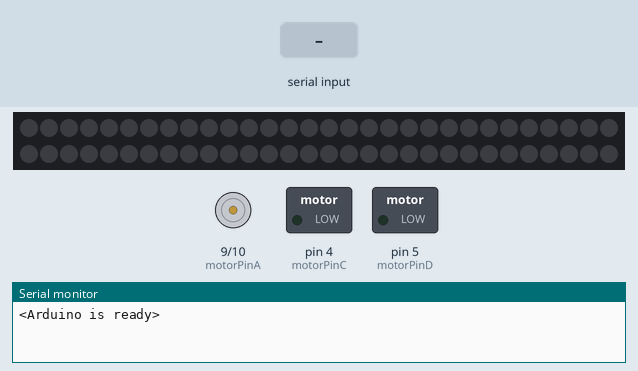
This sketch was run on a simulated Arduino Uno, built with avr-gcc and run on an emulated ATmega328P. Parts: 60 RGB LEDs in strip order, left to right, continuing on the next row, motor-driver pin pairs drawn as motors (green arrow = first pin HIGH = forward, orange = second pin HIGH = backward, longer = more drive), switched loads named in the sketch (green lamp = pin HIGH), the last lines printed to the serial monitor. Inputs (shaded band) come from the test bench.

Above: at 1.2 s.
1.3 s: "<90,45>" received over Serial
At 2.2 s:
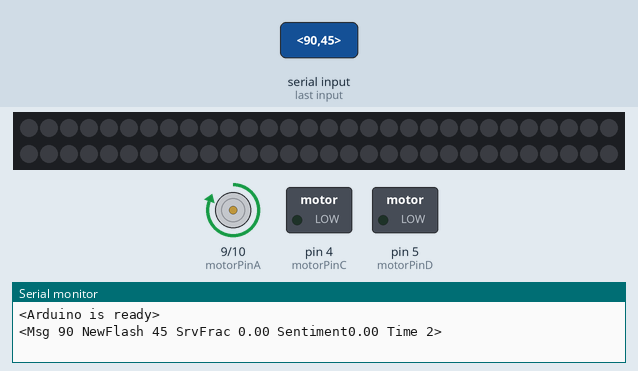
Timing chart, 0 to 4.3 s (numbered marks = the images above; inputs shaded):
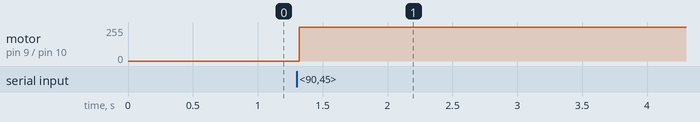

The sketch:

water.ino
```cpp
#include <FastLED.h>
#define NUM_LEDS 60
#define DATA_PIN 6
CRGB leds[NUM_LEDS];

const int motorPinA = 9;
const int motorPinB = 10;
const int motorPinC = 4;
const int motorPinD = 5;
float sentiment = 0;


const byte buffSize = 40;
char inputBuffer[buffSize];
const char startMarker = '<';
const char endMarker = '>';
byte bytesRecvd = 0;
boolean readInProgress = false;
boolean newDataFromPC = false;

char messageFromPC[buffSize] = {0};
int newFlashInterval = 0;
float servoFraction = 0.0; // fraction of servo range to move


unsigned long curMillis;

unsigned long prevReplyToPCmillis = 0;
unsigned long replyToPCinterval = 1000;

void setup() {
  // put your setup code here, to run once:
  Serial.begin(9600);
  pinMode(motorPinA, OUTPUT);
  pinMode(motorPinB, OUTPUT);
  pinMode(motorPinC, OUTPUT);
  pinMode(motorPinD, OUTPUT);
  FastLED.addLeds<NEOPIXEL, DATA_PIN>(leds, NUM_LEDS);
  Serial.println("<Arduino is ready>");
}

void loop() {
    curMillis = millis();
    getDataFromPC();
    replyToPC();
    resetLEDs();
    FastLED.show();
}

void resetLEDs() {
    for(int x = 0; x < 60; x++){
        leds[x] = CRGB::Black;
    }
}

void getDataFromPC() {

    // receive data from PC and save it into inputBuffer

  if (Serial.available() > 0) {

    char x = Serial.read();

      // the order of these IF clauses is significant

    if (x == endMarker) {
      readInProgress = false;
      newDataFromPC = true;
      inputBuffer[bytesRecvd] = 0;
      parseData();
      if (sentiment > 0.05) {
        for (int x = 0; x < 60; x++){
          leds[x] = CRGB:: Orange;
        }
      } else if (sentiment > -0.05) {
        for (int x = 0; x < 60; x++){
          leds[x] = CRGB:: SandyBrown;
            digitalWrite(motorPinA, HIGH);
            digitalWrite(motorPinB, LOW);
        }
      } else {
        for (int x = 0; x < 60; x++){
          leds[x] = CRGB:: MidnightBlue;
          digitalWrite(motorPinA, HIGH);
          digitalWrite(motorPinB, LOW);
          digitalWrite(motorPinC, HIGH);
          digitalWrite(motorPinD, LOW);
        }
      }
    }

    if(readInProgress) {
      inputBuffer[bytesRecvd] = x;
      bytesRecvd ++;
      if (bytesRecvd == buffSize) {
        bytesRecvd = buffSize - 1;
      }
    }

    if (x == startMarker) {
      bytesRecvd = 0;
      readInProgress = true;
    }
  }
}

//=============

void parseData() {

    // split the data into its parts

  char * strtokIndx; // this is used by strtok() as an index

  strtokIndx = strtok(inputBuffer,",");      // get the first part - the string
  strcpy(messageFromPC, strtokIndx); // copy it to messageFromPC

  strtokIndx = strtok(NULL, ","); // this continues where the previous call left off
  newFlashInterval = atoi(strtokIndx);     // convert this part to an integer

  strtokIndx = strtok(NULL, ",");
  sentiment = atof(strtokIndx);     // convert this part to a float

}

void replyToPC() {

  if (newDataFromPC) {
    newDataFromPC = false;
    Serial.print("<Msg ");
    Serial.print(messageFromPC);
    Serial.print(" NewFlash ");
    Serial.print(newFlashInterval);
    Serial.print(" SrvFrac ");
    Serial.print(servoFraction);
    Serial.print(" Sentiment");
    Serial.print(sentiment);
    Serial.print(" Time ");
    Serial.print(curMillis >> 9); // divide by 512 is approx = half-seconds
    Serial.println(">");
  }
}
```

Measured:
- after the input at 1.3 s, motor on pin 9 (motorPinA) / pin 10 (motorPinB): stopped → forward 255/255 at once
